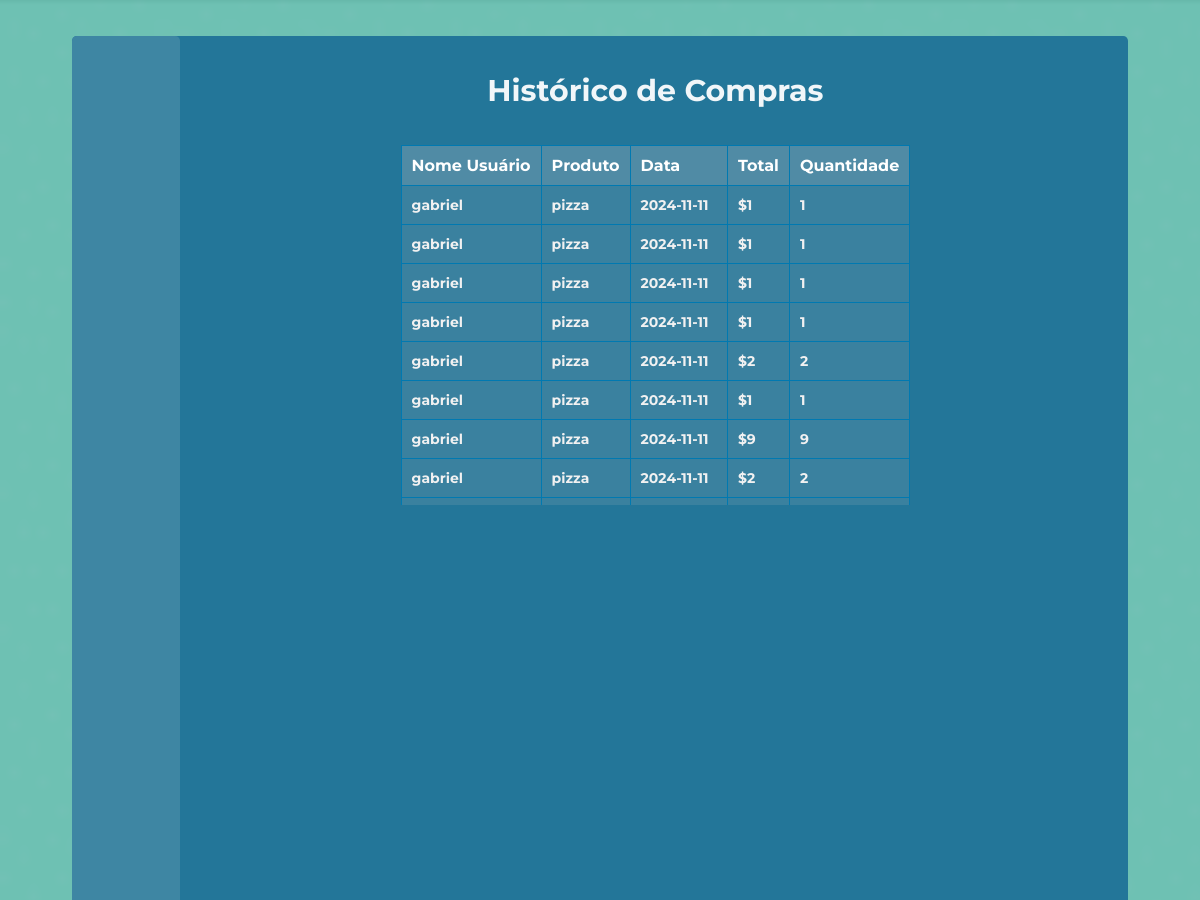
Before: /historicoLanches (upper part) with the older database file.
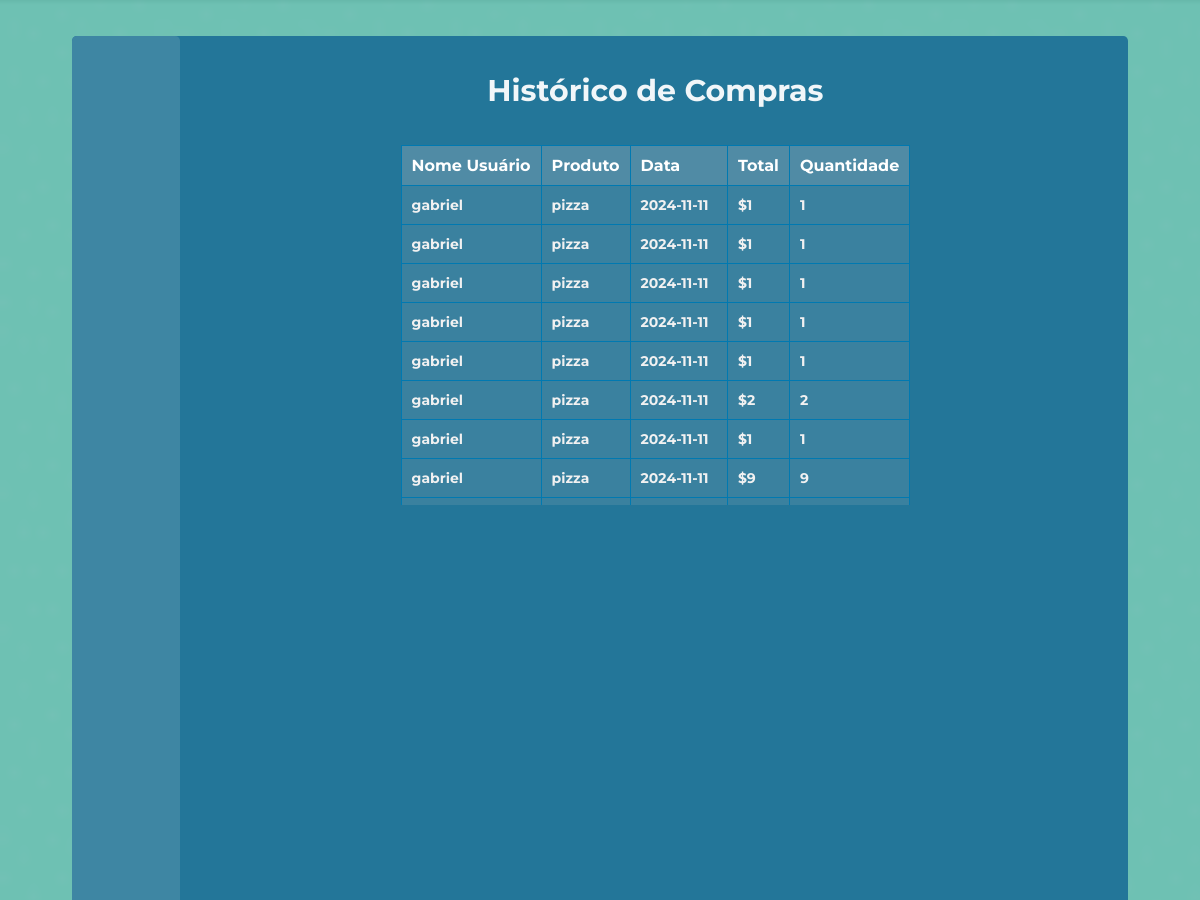
After: the same page with the newer database file.
### projeto/models.py (models this page shows)
class Historico(db.Model):
    id = db.Column(db.Integer, primary_key = True)
    nomeProduto = db.Column(db.String, nullable=False)
    data = db.Column(db.Date, nullable=False)
    valor = db.Column(db.Integer, nullable=False)
    quantidade = db.Column(db.Integer, nullable=False)
    idDependente = db.Column(db.Integer, nullable=False)
    nomeDependente = db.Column(db.String, nullable=False)

### projeto/routes.py (the view)
@app.route("/historicoLanches")
def historicoLaches():
    historicos=[]
    historicos=[]
    historico_dependente = Historico.query.order_by(desc(Historico.id)).all()
    historicos.extend(historico_dependente)
    return render_template("historicoFunc.html", historicos=historicos)

### projeto/templates/historicoFunc.html (shortened to what this page needs)
{% extends 'baseFuncionario.html' %}
{% block conteudo %}
<section class="historicoListagem">
    <h1 class="tituloHistorico">Histórico de Compras</h1>
    <div class="tableContainer">
    <table>
    <thead>
        <tr>
            <th>Nome Usuário</th>
            <th>Produto</th>
            <th>Data</th>
            <th>Total</th>
            <th>Quantidade</th>
        </tr>
    </thead>
    <tbody>
            {% for historico in historicos %}
            <tr>
                <td>{{ historico.nomeDependente }}</td>
                <td>{{ historico.nomeProduto }}</td>
                <td>{{ historico.data }}</td>
                <td>${{ historico.valor }}</td>
                <td>{{ historico.quantidade }}</td>
            </tr>
        {% endfor %}
    </tbody>
</table>
</div>
</section>
{%endblock%}

### projeto/templates/baseFuncionario.html (shortened to what this page needs)
<!DOCTYPE html>
<html lang="en">
<head>
    <link rel="stylesheet" href="{{url_for('static', filename='style.css')}}">
</head>
<body>
        <div class="containerFunc">
            <div class="sidebarResponsavel sidebarFuncionario">
            </div>
            <div class="bodyBaseFuncionario">
                {%block conteudo%}
                {%endblock%}
            </div>
        </div>
</body>
</html>

### projeto/static/style.css (style rules this page uses)
* { padding: 0; margin: 0; font-family: "Montserrat"; font-weight: bold; color: #ffffffef; }
.historicoListagem { text-align: center; display: flex; flex-direction: column; align-items: center; width: 60vw; margin-left: 10.5%; }
td { padding: 10px; border: 1px solid #0079b1; text-align: left; background-color: #508ba586; color: #f1f1f1; font-size: 14px; }
thead th { background-color: #508ba5; color: white; padding: 10px; border: 1px solid #0079b1; text-align: left; font-size: 16px; }
body { background-color: rgb(112, 112, 112); height: calc(100vh - var(--margin-principal) * 2) !important; background-image: url(imagens/FotoFundo1.png); background-size: cover; height: 100vh; overflow-y: hidden; }
:root { --margin-principal: 3vw; --margin-principal-inline: 4vw; }
.containerFunc { display: flex; flex-direction: row; height: calc(100vh - var(--margin-principal) * 2); margin-top: var(--margin-principal); margin-inline: var(--margin-principal-inline); margin-bottom: var(--margin-principal); background-color: #237699; overflow: auto; border-radius: 0.4vw; width: 88%; margin-inline: auto; }
.sidebarResponsavel { display: flex; flex-direction: column; width: 9%; background-color: hsl(197, 45%, 44%); position: absolute; border-radius: 0.4vw; height: calc(100vh - var(--margin-principal) * 2); justify-content: space-evenly; align-items: center; }
.tableContainer { overflow: hidden; max-height: 30vw; overflow-y: auto; }
.bodyBaseFuncionario { display: flex; flex-direction: column; align-items: center; gap:2vw; width:100%; }
.sidebarResponsavel { transition: 0.7s; align-items: center; align-items: flex-start; }
table { width: 100%; border-collapse: collapse; margin: 0 auto; }
.tituloHistorico { margin: 3vw; font-size: 2.5vw; }

Changed rows visible on the page:
no longer on this page (row unchanged): Historico: nomeDependente "gabriel", nomeProduto "pizza", data "2024-11-11", valor "2", quantidade "2"
added Historico: nomeDependente "gabriel", nomeProduto "pizza", data "2024-11-11", valor "1", quantidade "1"
